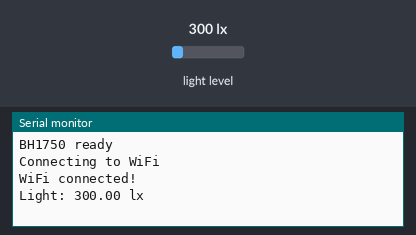
Recording of a sketch running on a simulated Arduino MKR. Shown: the last lines printed to the serial monitor. The test bench sets the inputs (shaded band); at power-on: light level 300 lx. WiFi joins after 1.5 s; servers stay silent unless stated; web services answer with replies made up by the test bench.

Above: at 2.7 s.
2.8 s: light level set to 500 lx
At 8.1 s:
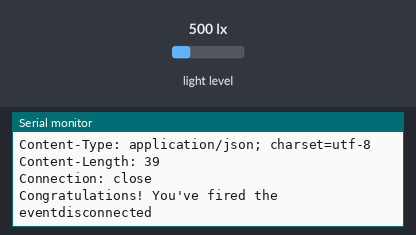
8.8 s: light level set to 40 lx
At 11.96 s:
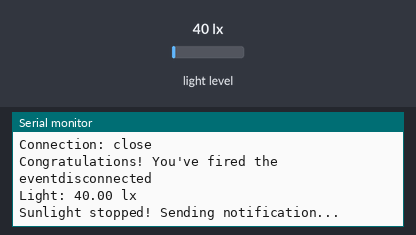
Timing chart, 0 to 13.5 s (numbered marks = the images above; inputs shaded):
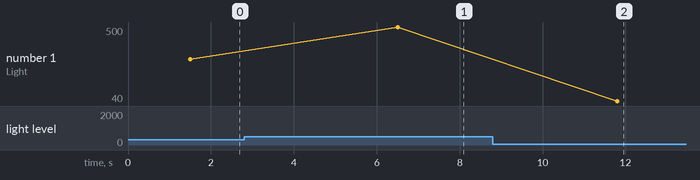

The sketch:

3_1P.ino
```cpp
#include <WiFiNINA.h>
#include <BH1750.h>
#include <Wire.h>

//WiFi credentials
char ssid[] = "Sihina’s iPhone";
char pass[] = "12345678";

WiFiClient client;

char HOST_NAME[] = "maker.ifttt.com";
String KEY = "0acW02pK5fQetkMNpSfjN"; // IFTTT Webhooks key
float THRESHOLD = 500.0;           // Lux level to decide if it is sunny
bool lastState = false;            // false = dark, true = sunny

BH1750 lightMeter;

void setup() {
  Serial.begin(9600);
  while (!Serial);

  Wire.begin();
  lightMeter.begin();
  Serial.println("BH1750 ready");

  WiFi.begin(ssid, pass);
  Serial.print("Connecting to WiFi");

  while (WiFi.status() != WL_CONNECTED) {
    delay(500);
    Serial.print(".");
  }

  if (WiFi.status() == WL_CONNECTED) {
    Serial.println("\nWiFi connected!");
  } else {
    Serial.println("\nWiFi connection failed");
  }
}

void loop() {
 float lux = lightMeter.readLightLevel();
  Serial.print("Light: ");
  Serial.print(lux);
  Serial.println(" lx");

  // Sunlight just STARTED
  if (lux >= THRESHOLD && lastState == false) {
    lastState = true;
    Serial.println("Sunlight started! Sending notification...");

    String PATH_NAME = "/trigger/sunlight_started/with/key/" + KEY;
    String queryString = "?value1=" + String(lux);

    if (client.connect(HOST_NAME, 80)) {
      Serial.println("Connected to server");
      client.println("GET " + PATH_NAME + queryString + " HTTP/1.1");
      client.println("Host: " + String(HOST_NAME));
      client.println("Connection: close");
      client.println();

      while (client.connected()) {
        if (client.available()) {
          char c = client.read();
          Serial.print(c);
        }
      }
      client.stop();
      Serial.println("disconnected");
    } else {
      Serial.println("connection failed");
    }
  }

  // Sunlight just STOPPED
  if (lux < THRESHOLD && lastState == true) {
    lastState = false;
    Serial.println("Sunlight stopped! Sending notification...");

    String PATH_NAME = "/trigger/sunlight_stopped/with/key/" + KEY;
    String queryString = "?value1=" + String(lux);

    if (client.connect(HOST_NAME, 80)) {
      Serial.println("Connected to server");
      client.println("GET " + PATH_NAME + queryString + " HTTP/1.1");
      client.println("Host: " + String(HOST_NAME));
      client.println("Connection: close");
      client.println();

      while (client.connected()) {
        if (client.available()) {
          char c = client.read();
          Serial.print(c);
        }
      }
      client.stop();
      Serial.println("disconnected");
    } else {
      Serial.println("connection failed");
    }
  }

  delay(5000); // Check the light every 5 seconds
}
```

Measured:
- after the input at 2.8 s, the serial monitor: prints a new line after 3.7 s (image 1)
- after the input at 8.8 s, the serial monitor: prints a new line after 3.0 s (image 2)
- plotted number 1: 300 → 500 after the input at 2.8 s, 500 → 40 after the input at 8.8 s
